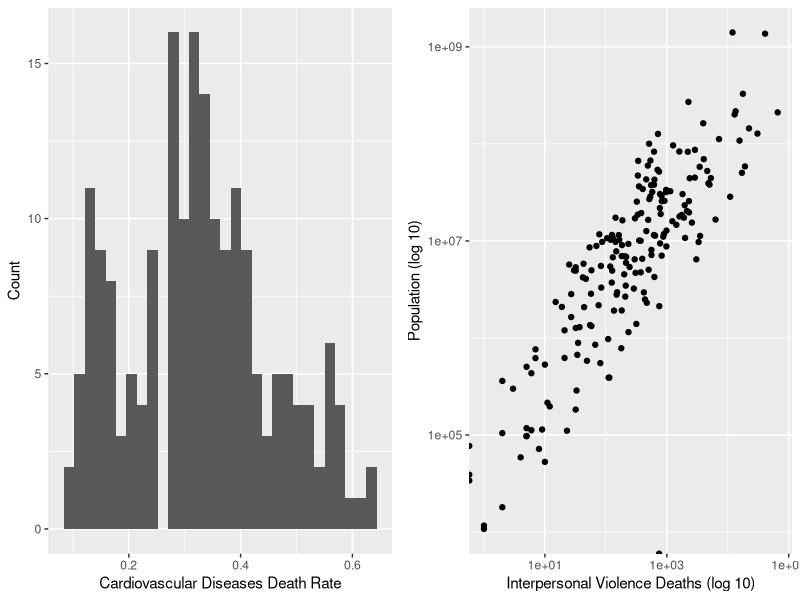
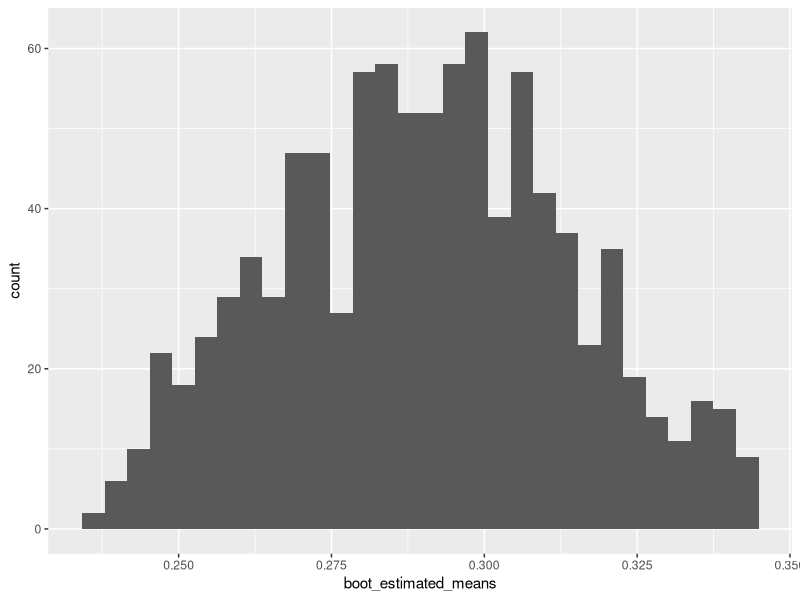
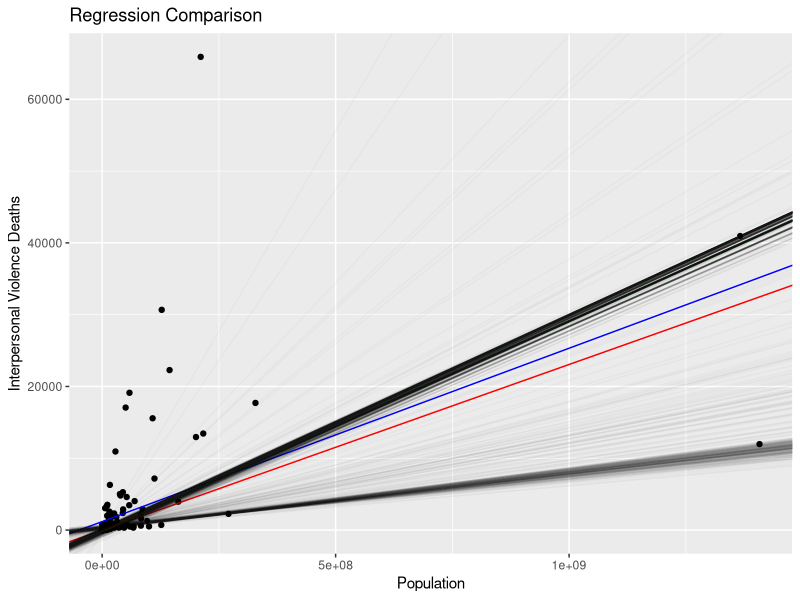
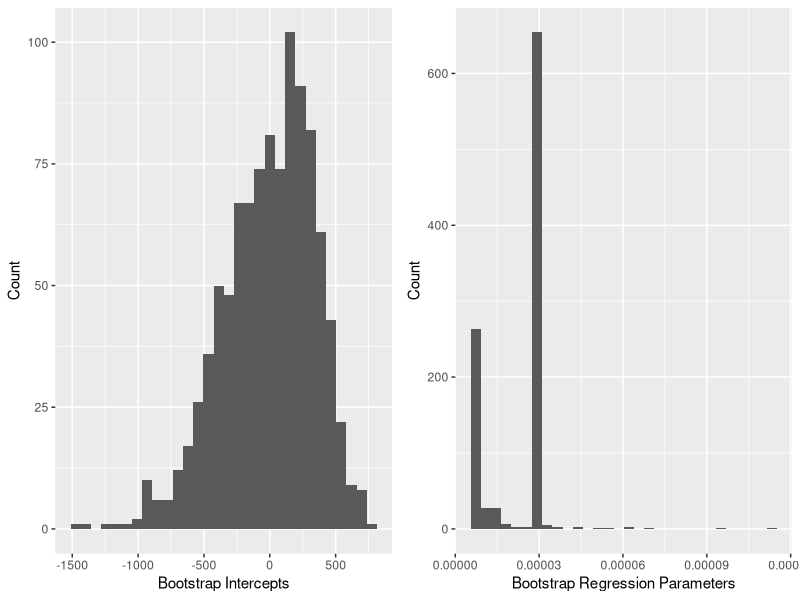

Generate these figures, in order, with R:
## ---- chunk 1
knitr::opts_chunk$set(echo = TRUE, warning=FALSE, message=FALSE)
library(tidyverse)
library(knitr)
library(gridExtra)
## ---- chunk 2
# Import the data
bootstrapping_data_cleaned = read.csv('bootstrapping_data_cleaned.csv', 
                                      stringsAsFactors = TRUE)
## ---- chunk 3
# Create the total number of reported deaths column
bootstrapping_data_cleaned$Number_Of_Deaths <- 
  rowSums(bootstrapping_data_cleaned[,(5:35)])

# Filter down the data to just include 2019 and just the columns we want
boot_data = 
  bootstrapping_data_cleaned[bootstrapping_data_cleaned$Year == '2019', 
                             c('Entity', 'Population', 'Number_Of_Deaths',
                               'Deaths_CardiovascularDiseases',
                               'Deaths_InterpersonalViolence')]

# Create the cardiovascular diseases rate column
boot_data$Deaths_CardiovascularDiseasesRate <- 
  boot_data$Deaths_CardiovascularDiseases / boot_data$Number_Of_Deaths
## ---- chunk 4
# Find cardiovascular disease death rate statistics
boot_means <- boot_data %>% summarize(mean_cardiovasculardiseasesrate = 
                                        mean(Deaths_CardiovascularDiseasesRate),
                                      sd_cardiovasculardiseasesrate = 
                                        sd(Deaths_CardiovascularDiseasesRate))
## ---- chunk 5
# Create a histogram of the cardiovascular diseases death rate
cardioHistogram <- ggplot(boot_data, 
                          aes(x = Deaths_CardiovascularDiseasesRate)) +
                   xlab('Cardiovascular Diseases Death Rate') +
                   ylab('Count') +
                   geom_histogram()

# Create a histogram of the interpersonal violence death rate
violenceHistogram <- ggplot(boot_data, 
                            aes(x = Deaths_InterpersonalViolence, 
                                y = Population)) +
                     scale_x_log10() +
                     scale_y_log10() +
                     xlab('Interpersonal Violence Deaths (log 10)') +
                     ylab('Population (log 10)') +
                     geom_point() 

# Display plots side by side
grid.arrange(cardioHistogram, violenceHistogram, ncol = 2)
## ---- chunk 6
# Create our initial sample
boot_initial_sample <- sample(1:nrow(boot_data), 20, replace = FALSE)
## ---- chunk 7
# Create vectors to store new sample means and standard deviations
boot_estimated_means <- rep()
boot_estimated_sds <- rep()
# Create 1,000 new samples and save the means and standard deviations
for (x in 1:1000) {
  boot_new_sample <- sample(boot_initial_sample, 20, replace = TRUE)
  boot_estimated_means <- append(boot_estimated_means,
                                 pull(
                                   summarize(
                                     boot_data[boot_new_sample,], 
                                     mean(Deaths_CardiovascularDiseasesRate))))
  boot_estimated_sds <- append(boot_estimated_sds, 
                               pull(
                                 summarize(
                                   boot_data[boot_new_sample,], 
                                   sd(Deaths_CardiovascularDiseasesRate))))
}
## ---- chunk 8
# Display some estimated means
head(boot_estimated_means)

# Display some estimated standard deviations
head(boot_estimated_sds)
## ---- chunk 9
# Sort the estimated means from smallest to largest
boot_estimated_means <- sort(boot_estimated_means)
# Sort the estimated standard deviations from smallest to largest
boot_estimated_sds <- sort(boot_estimated_sds)
# Trim the top and bottom 2.5%
start = length(boot_estimated_means) * 0.025
end = length(boot_estimated_means) * 0.975
boot_estimated_means <- boot_estimated_means[start:end]
boot_estimated_sds <- boot_estimated_sds[start:end]
## ---- chunk 10
# Display a histogram of the cardiovascular diseases deaths estimated 
# population means rate
ggplot() +
geom_histogram(aes(boot_estimated_means))
## ---- chunk 11
# Create vectors to store new intercepts and regression parameters
boot_estimated_intercepts <- rep()
boot_estimated_regressionparameters <- rep()
# Create 1,000 new samples and save the means and standard deviations
for (x in 1:1000) {
  boot_new_reg_sample <- sample(boot_initial_sample, 20, replace = TRUE)
  boot_new_lm <- lm(Deaths_InterpersonalViolence ~ Population,
                    boot_data[boot_new_reg_sample,])
  boot_estimated_intercepts <- append(boot_estimated_intercepts, 
                                      boot_new_lm$coefficients[1])
  boot_estimated_regressionparameters <- 
    append(boot_estimated_regressionparameters, 
           boot_new_lm$coefficients[2])
}
## ---- chunk 12
# Create population model
pop_lm <- lm(Deaths_InterpersonalViolence ~ Population, boot_data)
# Create initial sample model
sample_lm <- lm(Deaths_InterpersonalViolence ~ Population, 
                boot_data[boot_initial_sample,])
# Find Bootstrapping average values
boot_lm_intercept <- mean(boot_estimated_intercepts) 
boot_lm_x1 <- mean(boot_estimated_regressionparameters)
## ---- chunk 13
# Plot the data, population model, sample model, and final Bootstrap model 
# (average of all models)
final_plot <- ggplot(aes(x = Population, y = Deaths_InterpersonalViolence), 
                     data = boot_data) +
              geom_point() +
              geom_abline(intercept = coef(pop_lm)[1], 
                          slope = coef(pop_lm)[2], 
                          color= 'blue') +
              geom_abline(intercept = coef(sample_lm)[1], 
                          slope = coef(sample_lm)[2], 
                          color = 'green') +
              geom_abline(intercept = mean(boot_estimated_intercepts), 
                          slope = mean(boot_estimated_regressionparameters), 
                          color = 'red') +
              xlab('Population') + 
              ylab('Interpersonal Violence Deaths') +
              ggtitle('Regression Comparison') +
              labs(color = "Model")
# Add all Bootstrap models
for (x in 1:length(boot_estimated_intercepts)) {
  final_plot <- final_plot + 
                geom_abline(intercept = boot_estimated_intercepts[x], 
                            slope = boot_estimated_regressionparameters[x], 
                            alpha = 0.025)
}
# Display final plot
final_plot
## ---- chunk 14
# Create a histogram of the intercepts found from the Bootstrap method
interceptHistogram <- ggplot() + 
                      aes(boot_estimated_intercepts) +
                      geom_histogram() +
                      ylab("Count") +
                      xlab("Bootstrap Intercepts")

# Create a histogram of the regression parameter found from the Bootstrap 
# method
parameterHistogram <- ggplot() + 
                      aes(boot_estimated_regressionparameters) +
                      geom_histogram() +
                      ylab("Count") +
                      xlab("Bootstrap Regression Parameters")

# Display plots side by side
grid.arrange(interceptHistogram, parameterHistogram, ncol = 2)
